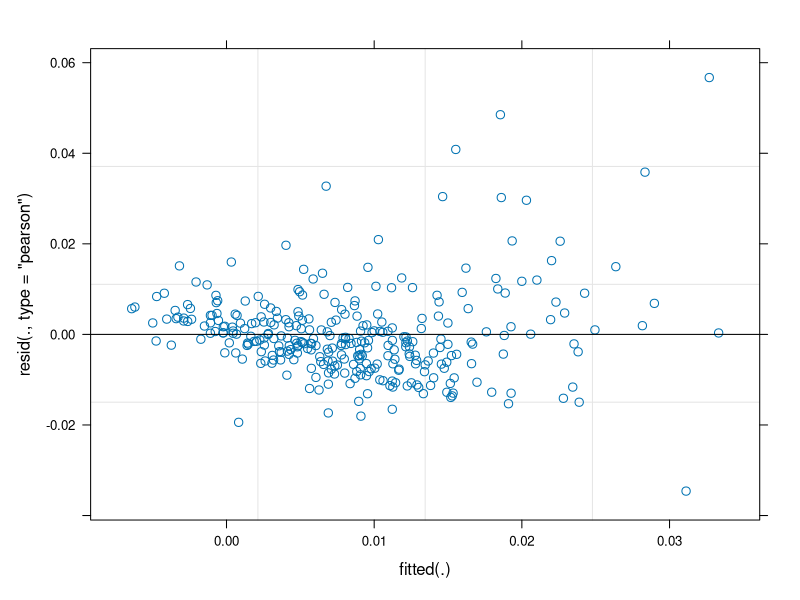
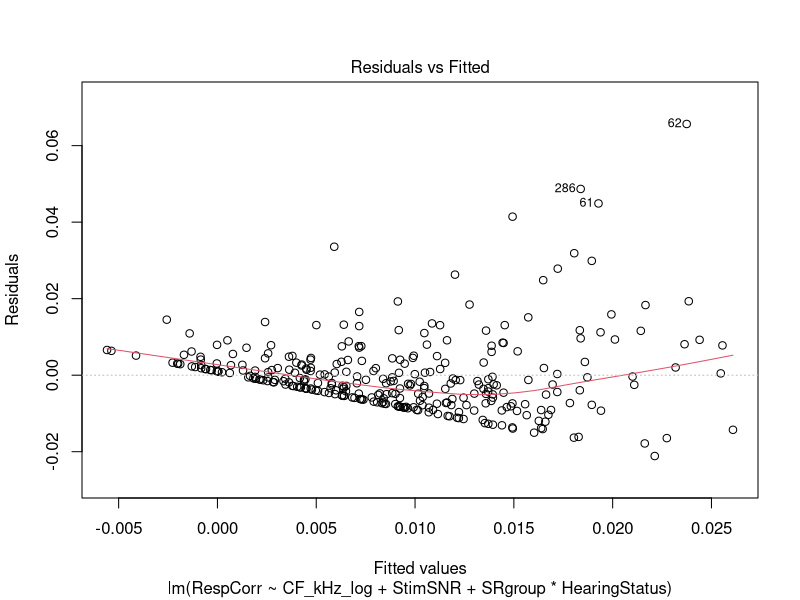
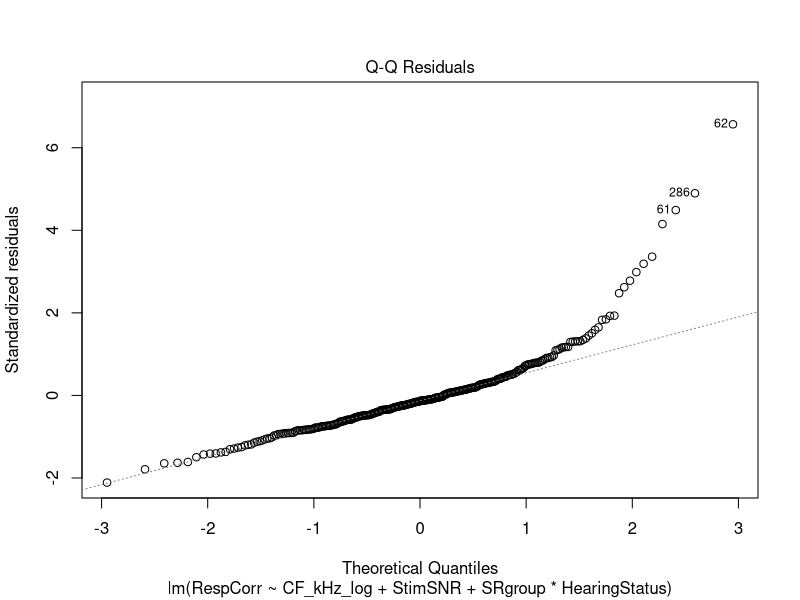
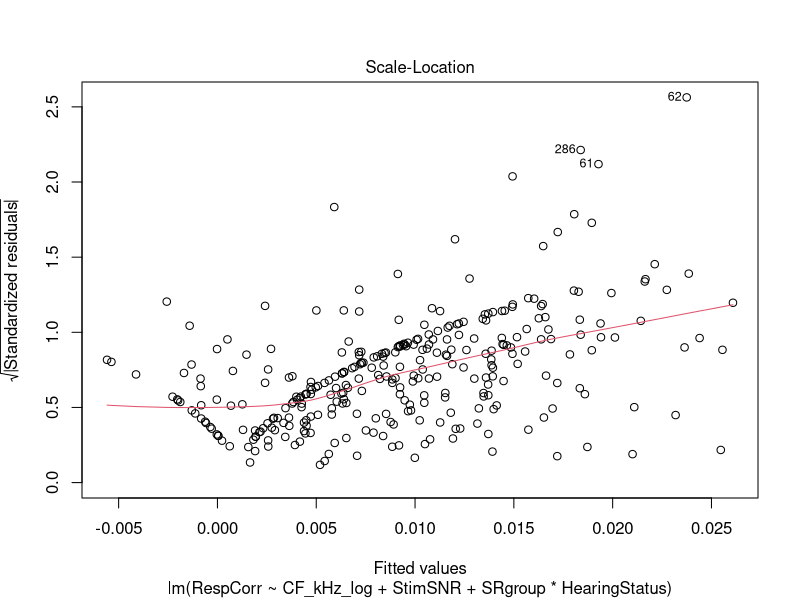
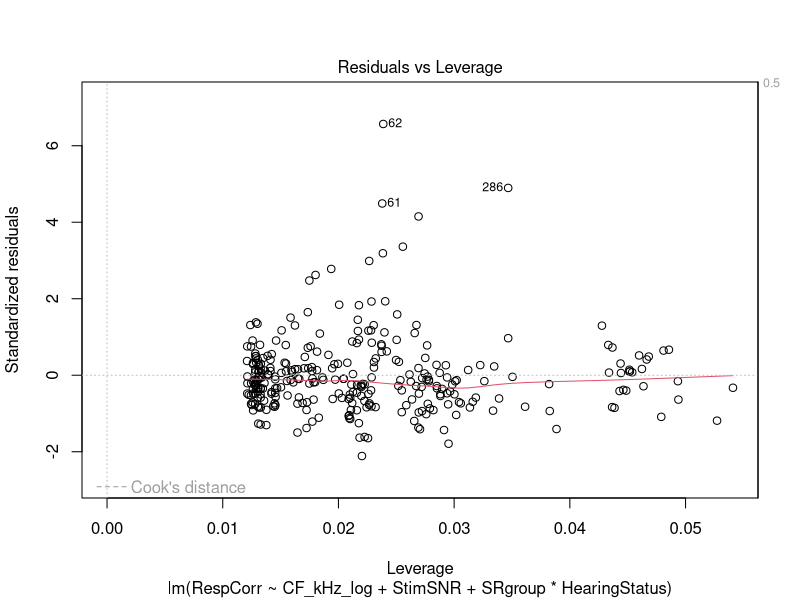
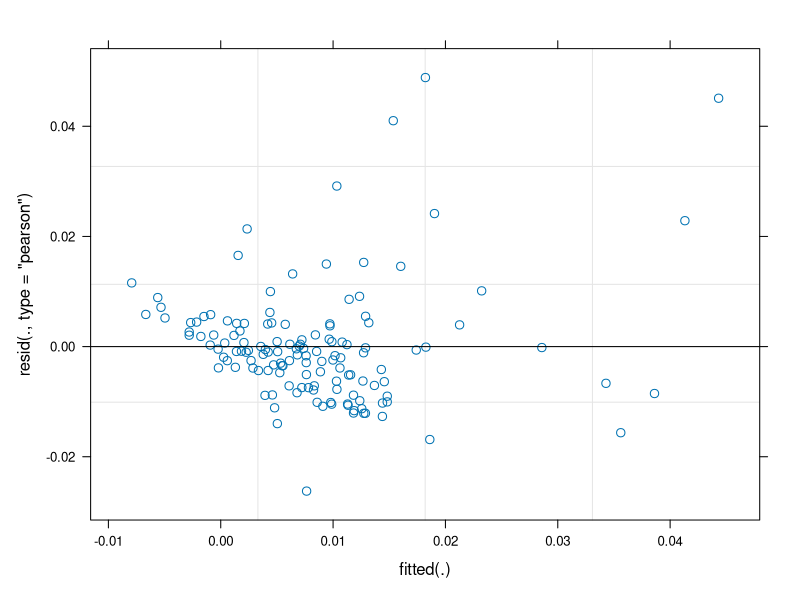
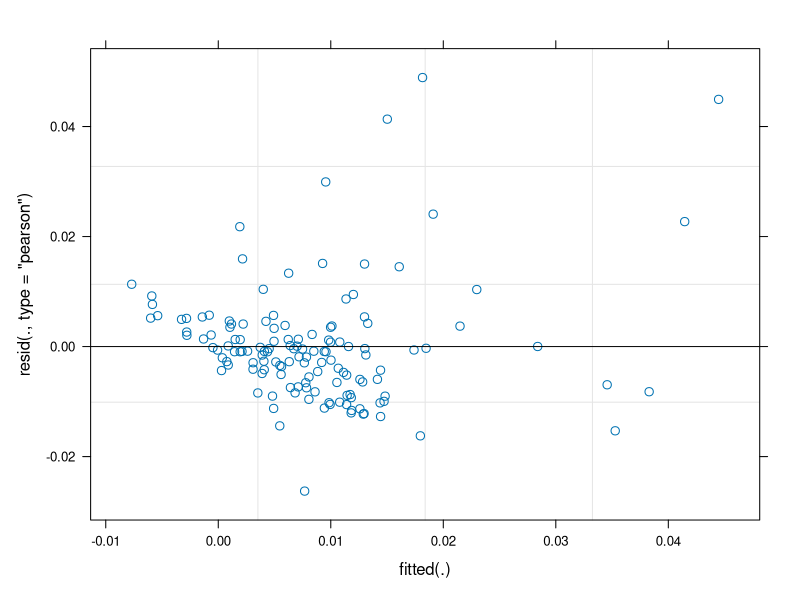
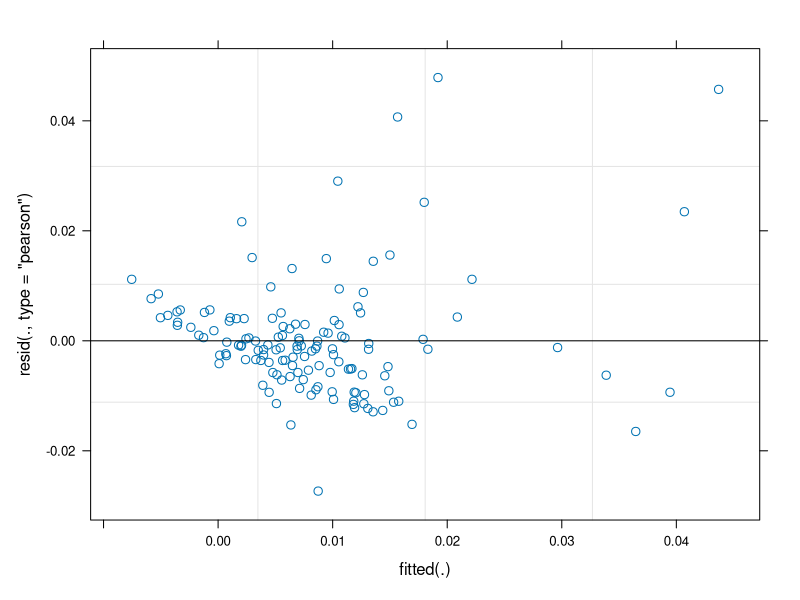

Reproduce these figures in R, in order.
rm(list = ls())
cat("\014")  

get_deq <- function(mdl){  
  var_out <- data.frame(d_eq_ttr=0, d_eq_q10=0, d_eq_thr=0)
  
  depVars <- rownames(mdl)
  ttr_ind <- match("TTR_dB", depVars)
  Q10_ind <- match("Q10local", depVars)
  thr_ind <- match("Threshold_dBSPL", depVars)
  
  pVal_ttr= mdl$`Pr(>F)`[ttr_ind];
  df_ttr= mdl$Df.res[ttr_ind];
  var_out$d_eq_ttr = 2*qt(1 - pVal_ttr, df_ttr) / sqrt(df_ttr)
  
  pVal_q10= mdl$`Pr(>F)`[Q10_ind];
  df_q10= mdl$Df.res[Q10_ind];
  var_out$d_eq_q10 = 2*qt(1 - pVal_q10, df_q10) / sqrt(df_q10)
  
  pVal_thr= mdl$`Pr(>F)`[thr_ind];
  df_thr= mdl$Df.res[thr_ind];
  var_out$d_eq_thr = 2*qt(1 - pVal_thr, df_thr) / sqrt(df_thr)
  
  return(var_out)
}

library(lme4)
library(car)
dat <- read.table('../tables_for_stats/Fig8_table_fric_in_noise_DR.txt', header=TRUE)
str(dat)
dat$ChinID <- as.factor(dat$ChinID) # Value doesn't matter 
dat$UnitID <- as.factor(dat$UnitID) # Value doesn't matter 
dat$RespCorrTXF <- log(atanh(abs(dat$RespCorr))) 
dat$RespCorr_RawTXF <- log(1+atanh(.99*(dat$RespCorrRaw-min(dat$RespCorrRaw))/(max(dat$RespCorrRaw)-min(dat$RespCorrRaw)) ))
# dat$RespCorr_RawTXF <- atanh(dat$RespCorr)
# dat$RespCorr_RawTXF <- log(atanh(abs(dat$RespCorrRaw)))
dat$HearingStatus<- as.factor(dat$HearingStatus)
dat$SRgroup <- as.factor(dat$SpontRate > 18)
dat$StimSNR <- as.ordered(dat$StimSNR) # Value matters 
dat$CF_kHz_log <- log(dat$CF_kHz)
dat$SignifCoding <- as.factor(dat$RespCorrRaw > .001)

####### Start with raw and check floor at the end 

# Model #1
m4 <- lmer(RespCorrRaw  ~ CF_kHz_log + StimSNR + SRgroup*HearingStatus + (1|ChinID), data=dat)
Anova(m4, test.statistic='F')
plot(m4)

## Final
print("Final for Correlation")
m4 <- lm(RespCorr  ~ CF_kHz_log + StimSNR + SRgroup*HearingStatus, data=dat)
Anova(m4, test.statistic='F')


## Final
print("Final for DR")
mDR <- lm(DR_SNrelN  ~ CF_kHz_log + StimSNR + SRgroup*HearingStatus, data=dat)
Anova(mDR, test.statistic='F')


plot(m4)

# m4 <- lmer(RespCorr  ~ CF_kHz_log + StimSNR + SRgroup*HearingStatus + (1|ChinID), data=dat)
# Anova(m4, test.statistic='F')
# plot(m4)

# m4 <- lmer(RespCorr  ~ CF_kHz_log + StimSNR + SpontRate*HearingStatus + (1|ChinID), data=dat)
# Anova(m4, test.statistic='F')
# plot(m4)


# Model #2
m1_fricIN <- lmer(RespCorrRaw ~ CF_kHz_log + StimSNR + SRgroup + Threshold_dBSPL + Q10local + TTR_dB + (1|ChinID), data=dat)
Anova(m1_fricIN, test.statistic='F')
plot(m1_fricIN)

# Remove Threshold_dBSPL because lowest p-Value 
m2_fricIN <- lmer(RespCorrRaw ~ CF_kHz_log + StimSNR + SRgroup + Q10local + TTR_dB + (1|ChinID), data=dat)
stat_m2_fricIN <-Anova(m2_fricIN, test.statistic='F')
print(stat_m2_fricIN)
plot(m2_fricIN)

# Remove SRgroup because lowest p-Value 
m2_fricIN <- lmer(RespCorrRaw ~ CF_kHz_log + StimSNR + Q10local + TTR_dB + (1|ChinID), data=dat)
stat_m2_fricIN <-Anova(m2_fricIN, test.statistic='F')
print(stat_m2_fricIN)

plot(m2_fricIN)

depVars <- rownames(stat_m2_fricIN)
ttr_ind <- match("TTR_dB", depVars)
Q10_ind <- match("Q10local", depVars)

pVal_ttr= stat_m2_fricIN$`Pr(>F)`[ttr_ind];
df_ttr= stat_m2_fricIN$Df.res[ttr_ind];
d_eq_ttr = 2*qt(1 - pVal_ttr, df_ttr) / sqrt(df_ttr)
r_eq_ttr = sqrt(qt(1 - pVal_ttr, df_ttr)^2 / (qt(1 - pVal_ttr, df_ttr)^2 + df_ttr^2))

pVal_q10= stat_m2_fricIN$`Pr(>F)`[Q10_ind];
df_q10= stat_m2_fricIN$Df.res[Q10_ind];
d_eq_q10 = 2*qt(1 - pVal_q10, df_q10) / sqrt(df_q10)
r_eq_q10 = sqrt(qt(1 - pVal_q10, df_q10)^2 / (qt(1 - pVal_q10, df_q10)^2 + df_q10^2))

sprintf("Effect size for [TTR= %.2f] [Q10= %.2f]", d_eq_ttr, d_eq_q10) 

# # Remove Q10 because lowest p-Value 
# m2_fricIN <- lmer(RespCorrRaw ~ CF_kHz_log + StimSNR + SRgroup + TTR_dB + (1|ChinID), data=dat)
# Anova(m2_fricIN, test.statistic='F')
# plot(m2_fricIN)

m2_FloorCheck <- lmer(RespCorr ~ CF_kHz_log + StimSNR + SRgroup + Q10local + TTR_dB + (1|ChinID), data=dat)
Anova(m2_FloorCheck, test.statistic='F')
plot(m2_FloorCheck)
print("~similar effects for floored and unfloored data -----------------")

m2_FloorCheck <- lmer(RespCorr ~ CF_kHz_log + StimSNR + SpontRate + Q10local + TTR_dB + (1|ChinID), data=dat)
Anova(m2_FloorCheck, test.statistic='F')
plot(m2_FloorCheck)
print("~similar effects for floored and unfloored data -----------------")


## deq check 
m1_fricIN <- lmer(RespCorrRaw ~ CF_kHz_log + StimSNR + Threshold_dBSPL + Q10local + TTR_dB + (1|ChinID), data=dat)
anOut_f1_hf <- Anova(m1_fricIN, test.statistic='F')
print(anOut_f1_hf)
var_out <- get_deq(anOut_f1_hf)
print(var_out)

m1_fricIN <- lmer(RespCorrRaw ~ CF_kHz_log + StimSNR + Threshold_dBSPL + Q10local + TTR_dB + (1|ChinID), data=dat)
anOut_f1_hf <- Anova(m1_fricIN, test.statistic='F')
print(anOut_f1_hf)
var_out <- get_deq(anOut_f1_hf)
print(var_out)

## Pruning model 
m1_reml <- lmer(RespCorrRaw ~ CF_kHz_log + StimSNR + Threshold_dBSPL + Q10local + TTR_dB + (1|ChinID), REML = FALSE, data=dat)
m2_reml <- lmer(RespCorrRaw ~ CF_kHz_log + StimSNR + Threshold_dBSPL + Q10local + TTR_dB + (1|ChinID), REML = FALSE, data=dat)
anova(m1_reml, m2_reml)


print("Ignore below this -----------------")
####### Start with floor and check raw at the end 
m4 <- lmer(RespCorr  ~ CF_kHz_log + StimSNR + SRgroup*HearingStatus + (1|ChinID), data=dat)
Anova(m4, test.statistic='F')
plot(m4)


m5 <- lmer(RespCorr ~ CF_kHz_log + StimSNR + SRgroup + Threshold_dBSPL + Q10local + TTR_dB + (1|ChinID), data=dat)
Anova(m5, test.statistic='F')
plot(m5)

m5 <- lmer(RespCorr ~ CF_kHz_log + StimSNR + SRgroup + Q10local + TTR_dB + (1|ChinID), data=dat)
Anova(m5, test.statistic='F')
plot(m5)

m5 <- lmer(RespCorr ~ CF_kHz_log + StimSNR + Q10local + TTR_dB + (1|ChinID), data=dat)
Anova(m5, test.statistic='F')
plot(m5)

m5 <- lmer(RespCorrRaw ~ CF_kHz_log + StimSNR + Q10local + TTR_dB + (1|ChinID), data=dat)
Anova(m5, test.statistic='F')
plot(m5)


##################
m5 <- lmer(RespCorrTXF ~ CF_kHz_log + StimSNR  + SRgroup + Q10local + TTR_dB + (1|ChinID), data=dat)
Anova(m5, test.statistic='F')
plot(m5)

# 
# 
# print("Model for correlation values without floor effects with a transformation to make data more Normal\n")
# m5 <- lmer(RespCorr_RawTXF ~ CF_kHz + StimSNR + SRgroup + Q10local + TTR_dB + (1|ChinID), data=dat)
# Anova(m5, test.statistic='F')
# # anova(m5)
# plot(m5, main = "Transformed Raw corr")
# plot(m5)
# 
# print("Model for correlation values with floor effects without any transformation\n")
# m4 <- lmer(sigRespCorrRaw ~ sigCF_kHz + sigStimSNR + sigSRgroup + sigQ10local + sigTTR_dB + (1|sigChinID), data=dat)
# Anova(m4, test.statistic='F')
# # anova(m4)
# # plot(m4, main = "Raw corr")
# m4_pred <- fitted(m4)
# # plot(dat$RespCorrRaw, m4_pred)
